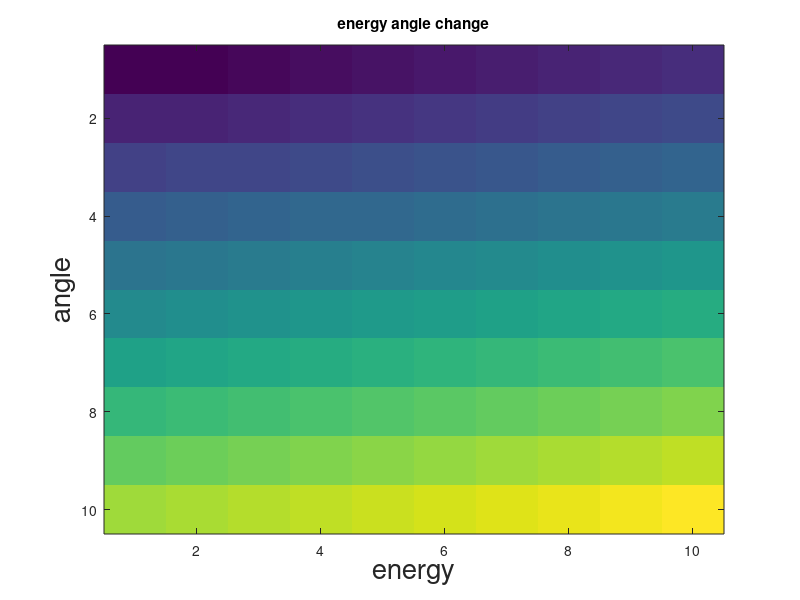

The MATLAB source for this figure:
clear all
% close all
n_particles = 2;
t_max = 10;
dt = 0.01;
t_durn = 0:dt:t_max;


% particle params
m = 1;
k=0.75;
damping_frac = 0.9;
R = 10;

%
diff_coef = 3.832e-10;
atomic_vol = 1.18e-7;
surface_energy = 2.5*0.01;
dihedral_angle = 146*(pi/180); % radians
density = 8920;
kT = 1.38e-23*1e3;

% initial vals
x = zeros(n_particles,length(t_durn));
y = zeros(n_particles,length(t_durn));

vx = zeros(n_particles,length(t_durn));
vy = zeros(n_particles,length(t_durn));

vrn_vec = zeros(1,length(t_durn));

force_e_x = zeros(1,length(t_durn));
force_e_y = zeros(1,length(t_durn));

force_d_x = zeros(1,length(t_durn));
force_d_y = zeros(1,length(t_durn));


force_v_x = zeros(1,length(t_durn));
force_v_y = zeros(1,length(t_durn));

force_s_x = zeros(1,length(t_durn));
force_s_y = zeros(1,length(t_durn));

force_total_x = zeros(1,length(t_durn));
force_total_y = zeros(1,length(t_durn));

a = zeros(1,length(t_durn));


forces_all_order = zeros(length(-0.5:0.5:3), length(t_durn));
e_forces_all_order = zeros(length(-0.5:0.5:3), length(t_durn));
d_forces_all_order = zeros(length(-0.5:0.5:3), length(t_durn));
v_forces_all_order = zeros(length(-0.5:0.5:3), length(t_durn));
s_forces_all_order = zeros(length(-0.5:0.5:3), length(t_durn));


% intialise
x(1,1) = rand;
x(2,1) = rand;

y(1,1) = rand;
y(2,1) = rand;

d = sqrt( (x(1,1) - x(2,1))^2  +  (y(1,1) - y(2,1))^2 );
if d >= 2*R
    while d > 2*R
        x(1,1) = rand;
        x(2,1) = rand;

        y(1,1) = rand;
        y(2,1) = rand;

        d = sqrt( (x(1,1) - x(2,1))^2  +  (y(1,1) - y(2,1))^2 );
    end
end

vx(1,1) = rand;
vx(2,1) = rand;

vy(1,1) = rand;
vy(2,1) = rand;
% initialize
t=2; ord = 1;
d = sqrt( (x(1,t-1) - x(2,t-1))^2  +  (y(1,t-1) - y(2,t-1))^2 );
force_e = k*(d^ord);
dx = ( x(1,t-1) - x(2,t-1) );
dy = ( y(1,t-1) - y(2,t-1) );
force_e_x(t-1) = force_e*(abs(dx)/d);
force_e_y(t-1) = force_e*(abs(dy)/d);

v1x = vx(1,t-1);
v1y = vy(1,t-1);

v2x = vx(2,t-1);
v2y = vy(2,t-1);

unit_vec = [dx, dy]./d;
v1n = v1x*unit_vec(1) + v1y*unit_vec(2);
v2n = v2x*unit_vec(1) + v2y*unit_vec(2);
vrn = v1n - v2n;
vrn_vec(t-1) = vrn;

%     force_d = damping_frac*sqrt(2*m*k)*vrn;
% according to other paper, so that penetration power can be kept at both
% terms
force_d = damping_frac*(d^ord)*sqrt(2*m*k)*vrn;
force_d_x(t-1) = force_d*(abs(dx)/d);
force_d_y(t-1) = force_d*(abs(dy)/d);

force_total_x(t-1) = force_e_x(t-1) + force_d_x(t-1);
force_total_y(t-1) = force_e_y(t-1) + force_d_y(t-1);


ord = 1;
% sensitivity
param_range = linspace(2.3*0.01,2.7*0.01,10);
param_range2 = linspace(142*(pi/180),148*(pi/180),10);

force_at_single_t = zeros(length(param_range), length(param_range2));

for param=1:length(param_range)
    for param2=1:length(param_range2)
        surface_energy = param_range(param);
        dihedral_angle = param_range2(param2);
        t_regime_change = 0;
        for t=2:length(t_durn)

            d = sqrt( (x(1,t-1) - x(2,t-1))^2  +  (y(1,t-1) - y(2,t-1))^2 );

            if d < R/5
                force_e = k*(d^ord);
                dx = ( x(1,t-1) - x(2,t-1) );
                dy = ( y(1,t-1) - y(2,t-1) );
                force_e_x(t) = force_e*(abs(dx)/d);
                force_e_y(t) = force_e*(abs(dy)/d);


                v1x = vx(1,t-1);
                v1y = vy(1,t-1);

                v2x = vx(2,t-1);
                v2y = vy(2,t-1);

                unit_vec = [dx, dy]./d;
                v1n = v1x*unit_vec(1) + v1y*unit_vec(2);
                v2n = v2x*unit_vec(1) + v2y*unit_vec(2);
                vrn = v1n - v2n;
                vrn_vec(t) = vrn;
                %     force_d = damping_frac*sqrt(2*m*k)*vrn;
                % according to other paper, so that penetration power can be kept at both
                % terms
                force_d = damping_frac*(d^ord)*sqrt(2*m*k)*vrn;
                force_d_x(t) = force_d*(abs(dx)/d);
                force_d_y(t) = force_d*(abs(dy)/d);

                force_total_x(t) = force_e_x(t) + force_d_x(t);
                force_total_y(t) = force_e_y(t) + force_d_y(t);

                e_forces_all_order(ord*2 + 2,:) = sqrt( (force_e_x).^2 + (force_e_y).^2  );
                d_forces_all_order(ord*2 + 2,:) = sqrt( (force_d_x).^2 + (force_d_y).^2  );
                t_regime_change = t;
            else % d > r/2 else
                if a(t-1) == 0
                    a(t-1) = 1.5*rand;
                end

                force_v = (pi*(a(t-1)^4))/(8*((diff_coef*atomic_vol)/(kT)));
                dx = ( x(1,t-1) - x(2,t-1) );
                dy = ( y(1,t-1) - y(2,t-1) );
                force_v_x(t) = force_v*(abs(dx)/d);
                force_v_y(t) = force_v*(abs(dy)/d);


                v1x = vx(1,t-1);
                v1y = vy(1,t-1);

                v2x = vx(2,t-1);
                v2y = vy(2,t-1);

                unit_vec = [-dx, -dy]./d;
                v1n = v1x*unit_vec(1) + v1y*unit_vec(2);
                v2n = v2x*unit_vec(1) + v2y*unit_vec(2);
                vrn = v1n - v2n;
                vrn_vec(t) = vrn;
                a(t) = sqrt(a(t-1)^2 -  2*R*vrn*dt);

                force_s = pi*(surface_energy)*(4*R*( 1 - 0.5*cos(dihedral_angle/2) ) + a(t-1)*sin(dihedral_angle/2) );
                force_s_x(t) = force_s*(abs(dx)/d);
                force_s_y(t) = force_s*(abs(dy)/d);


                force_total_x(t) = force_v_x(t) + force_s_x(t);
                force_total_y(t) = force_v_y(t) + force_s_y(t);


                v_forces_all_order(ord*2 + 2,:) = sqrt( (force_v_x).^2 + (force_v_y).^2  );
                s_forces_all_order(ord*2 + 2,:) = sqrt( (force_s_x).^2 + (force_s_y).^2  );

                force_at_single_t(param, param2) = sqrt(force_total_x(t)^2 + force_total_y(t)^2);
            end % d > r/2

            for n=1:n_particles
                vx(n,t) =  vx(n,t-1)+ (  (-1^n)*(force_total_x(t))/m   )*dt;
                vy(n,t) =  vy(n,t-1) + (  (-1^n)*(force_total_y(t))/m   )*dt;
            end

            for n=1:n_particles
                x(n,t) = x(n,t-1) + vx(n,t)*dt;
                y(n,t) = y(n,t-1) + vy(n,t)*dt;
            end
        end % t

       
    end
   
    
 
end % end of param



figure
    imagesc(force_at_single_t)
    title('energy angle change')
    xlabel('energy', 'FontSize',20)
    ylabel('angle', 'FontSize',20)




